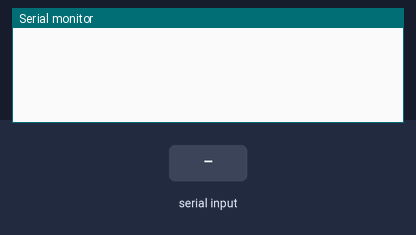
Recording of a sketch running on a simulated Arduino Mega 2560, built with avr-gcc and run on an emulated ATmega2560. Parts: the last lines printed to the serial monitor. The inputs (shaded band) are chosen by the test bench.

Above: at 1.2 s.
1.3 s: "query=\n" received over Serial
At 2.5 s:
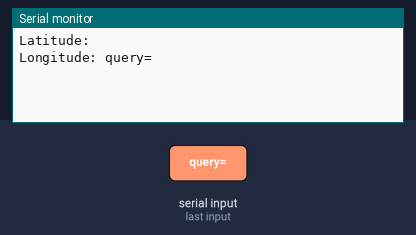
2.8 s: ",\n" received over Serial
At 3.9 s:
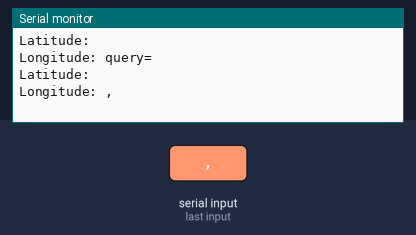
4.3 s: "1\n" received over Serial
At 5.0 s:
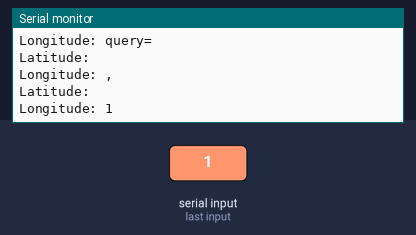

The sketch:

nodemcu_lat_lon.ino
```cpp
void setup() {
  Serial.begin(115200); // Set the baud rate to match the Arduino Mega
}

void loop() {
  if (Serial.available()) {
    String url = Serial.readStringUntil('\n'); // Read the URL string from Arduino

    // Find the index of the latitude and longitude values in the URL
    int latStartIndex = url.indexOf("query=") + 6;
    int latEndIndex = url.indexOf(",", latStartIndex);
    int lonStartIndex = latEndIndex + 1;
    int lonEndIndex = url.indexOf("\"", lonStartIndex);

    // Extract the latitude and longitude values
    String latitude = url.substring(latStartIndex, latEndIndex);
    String longitude = url.substring(lonStartIndex, lonEndIndex);

    // Print the extracted values
    Serial.print("Latitude: ");
    Serial.println(latitude);
    Serial.print("Longitude: ");
    Serial.println(longitude);
  }
}
```

Measured:
- after the input at 1.3 s, the serial monitor: prints a new line at once (image 1)
- after the input at 2.8 s, the serial monitor: prints a new line at once (image 2)
- after the input at 4.3 s, the serial monitor: prints a new line at once (image 3)
